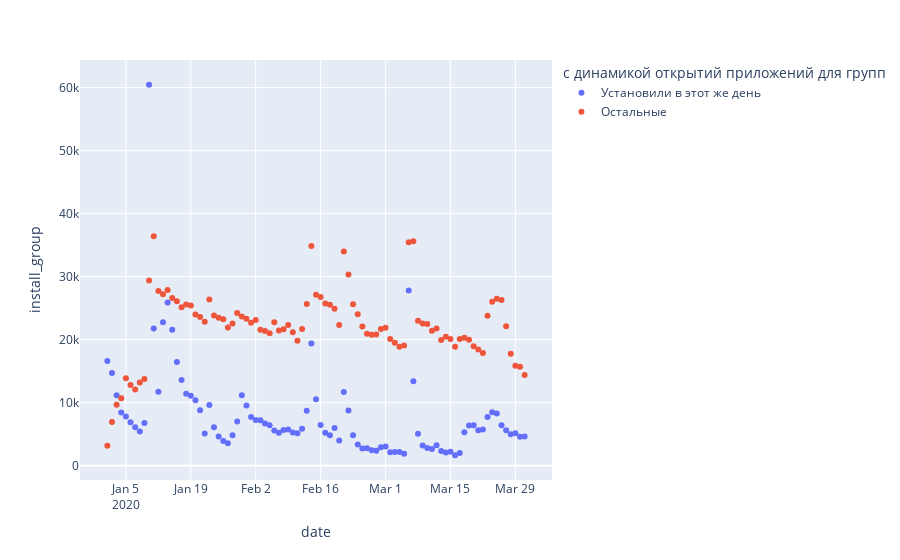

The notebook cell this image was saved under:
### Code cell
fig = px.scatter(hg, x="date", y="install_group", color="index",
    labels=dict(date="date", install_group="install_group", index="с динамикой открытий приложений для групп")
)
fig.show()
